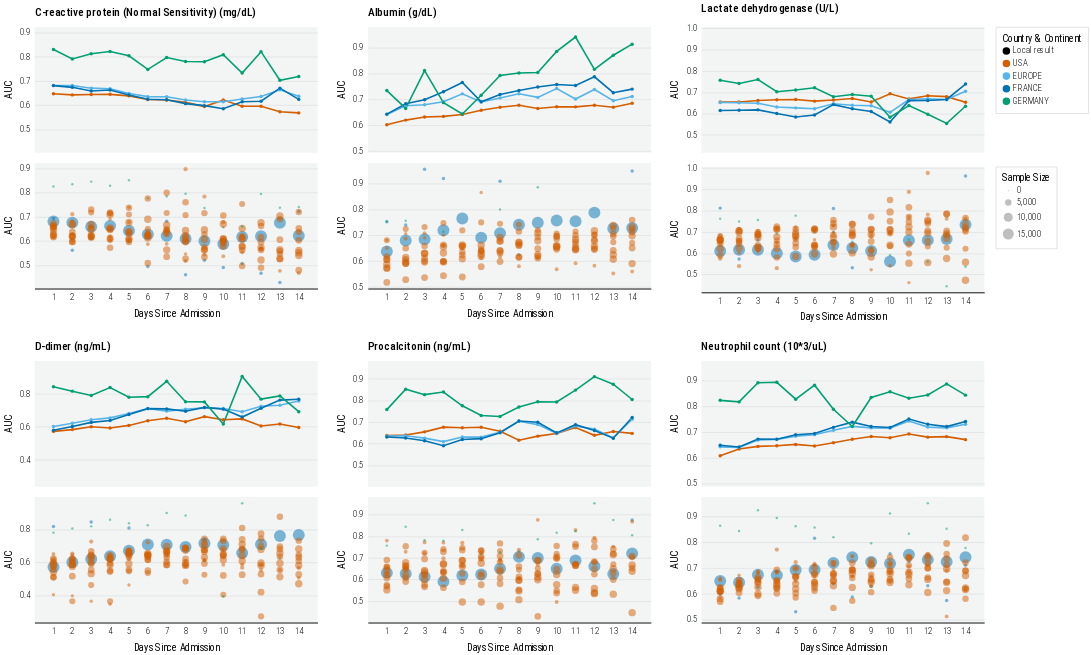

The cell this chart's notebook holds for it:
### Code cell
def plot_lab(df=None, lab='Neutrophil count (10*3/uL)', is_country=True):
    d = df.copy()
    d = d[d.lab == lab]
    
    # d = d[(d.day == '3') | (d.day == '7') | (d.day == '14')]
    
    showLegend = False
    if lab == 'Lactate dehydrogenase (U/L)':
        showLegend = True
    
    """
    Country-Level
    """
    dm = d[d.siteid.str.contains('META')].copy()
    dm.siteid = dm.siteid.apply(lambda x: x.replace('META-', ''))
    color_scale=alt.Scale(domain=countries, range=country_colors)
    
    plot = alt.Chart(
        dm
    ).mark_line(
#         point=True,
        size=2.5,
#         stroke='black',
        opacity=1
    ).encode(
        x=alt.X("day:O", title=None, axis=alt.Axis(labelAngle=0, tickCount=10, labels=False, domain=False), scale=alt.Scale(clamp=True, nice=False, padding=10), sort=['1', '2', '3', '4', '5', '6', '7', '8', '9', '10', '11', '12', '13', '14']),
        y=alt.Y("value:Q", title='AUC', scale=alt.Scale(zero=False, nice=False, padding=10)),
        # shape=alt.Shape("siteid:N", title='Continent', scale=alt.Scale(domain=['USA', 'EUROPE'], range=['circle', 'diamond']), legend=alt.Legend() if showLegend else None),
        color=alt.Color("siteid:N", title='Country & Continent', scale=color_scale, legend=alt.Legend() if showLegend else None),
    ).properties(
        width=450,
        height=200
    )
    
    point = plot.mark_point(
        filled=True,
        opacity=1,
        size=30
    ).encode(
        color=alt.Color("siteid:N", title='Country & Continent', scale=color_scale)
    )
    

    cp = (plot + point) # if is_country else plot

    """
    Site-Level
    """
    dm = d[~d.siteid.str.contains('META')].copy()
    color_scale=alt.Scale(domain=sites, range=site_colors)

    plot = alt.Chart(
        dm
    ).mark_line(
#         point=True,
        size=2.5,
#         stroke='black',
        opacity=0
    ).encode(
        x=alt.X("day:O", title='Days Since Admission', axis=alt.Axis(labelAngle=0, tickCount=10), scale=alt.Scale(clamp=True, nice=False, padding=10), sort=['1', '2', '3', '4', '5', '6', '7', '8', '9', '10', '11', '12', '13', '14']),
        y=alt.Y("value:Q", title='AUC', scale=alt.Scale(zero=False, nice=False, padding=10)),
        color=alt.Color("siteid:N", title=None, scale=color_scale, legend=None),
    ).properties(
        width=450,
        height=200
    )
    
    point = plot.mark_point(
        filled=True,
        opacity=0.5,
        size=150
    ).encode(
        color=alt.Color("siteid:N", title=None, scale=alt.Scale(domain=sites, range=site_colors), legend=None),
        size=alt.Size('N:Q', title='Sample Size', legend=alt.Legend() if showLegend else None),
        
        # color=alt.Color("N:Q", title='Sample Size', legend=alt.Legend() if showLegend else None),
        # shape=alt.Shape("siteid:N", title=None, scale=alt.Scale(domain=sites, range=site_shapes), legend=None),
        
        # opacity=alt.Opacity('N:Q', title='Sample Size', scale=alt.Scale(range=[0, 1]))
    )
    

    sp = (plot + point) # if is_country else plot
    
    """
    Combine
    """
    plot = alt.vconcat(cp, sp, spacing=10).resolve_scale(color='independent', size='independent', shape='independent', y='shared')
    
    plot = plot.properties(
        title={
            "text": [
                f"{lab}",
            ],
            "dx": 50,
            'fontSize': 18,
            "subtitleColor": "gray",
        }
    )

    return plot

# plot = plot_lab(df=df)

p1 = alt.hconcat(*(
   plot_lab(df=df, lab=lab, is_country=True) for lab in unique_labs[0:3]
), spacing=30)#.resolve_scale(color='shared', shape='shared', stroke='independent', size='independent')

p2 = alt.hconcat(*(
   plot_lab(df=df, lab=lab, is_country=True) for lab in unique_labs[3:6]
), spacing=30)#.resolve_scale(color='shared', shape='shared', stroke='independent', size='independent')

p3 = alt.hconcat(*(
   plot_lab(df=df, lab=lab, is_country=True) for lab in unique_labs[6:9]
), spacing=30)#.resolve_scale(color='shared', shape='shared', stroke='independent', size='independent')

plot = alt.vconcat(p1, p2, p3, spacing=30)#.resolve_scale(color='shared')

# plot = plot.properties(
#     title={
# #         "text": [
# #             f"Lab Trajectory",
# #         ],
#         "dx": 30,
# #         "subtitle": [
# #             get_visualization_subtitle(data_release=data_release, with_num_sites=False)
# #         ],
#         "subtitleColor": "gray",
#     }
# )

plot = apply_theme(
    plot,
    axis_y_title_font_size=16,
    title_anchor='start',
    legend_orient='right',
    legend_title_orient='top',
    axis_label_font_size=14,
    header_label_font_size=16,
    subtitle_font_size=18,
#     point_size=100
)

plot
